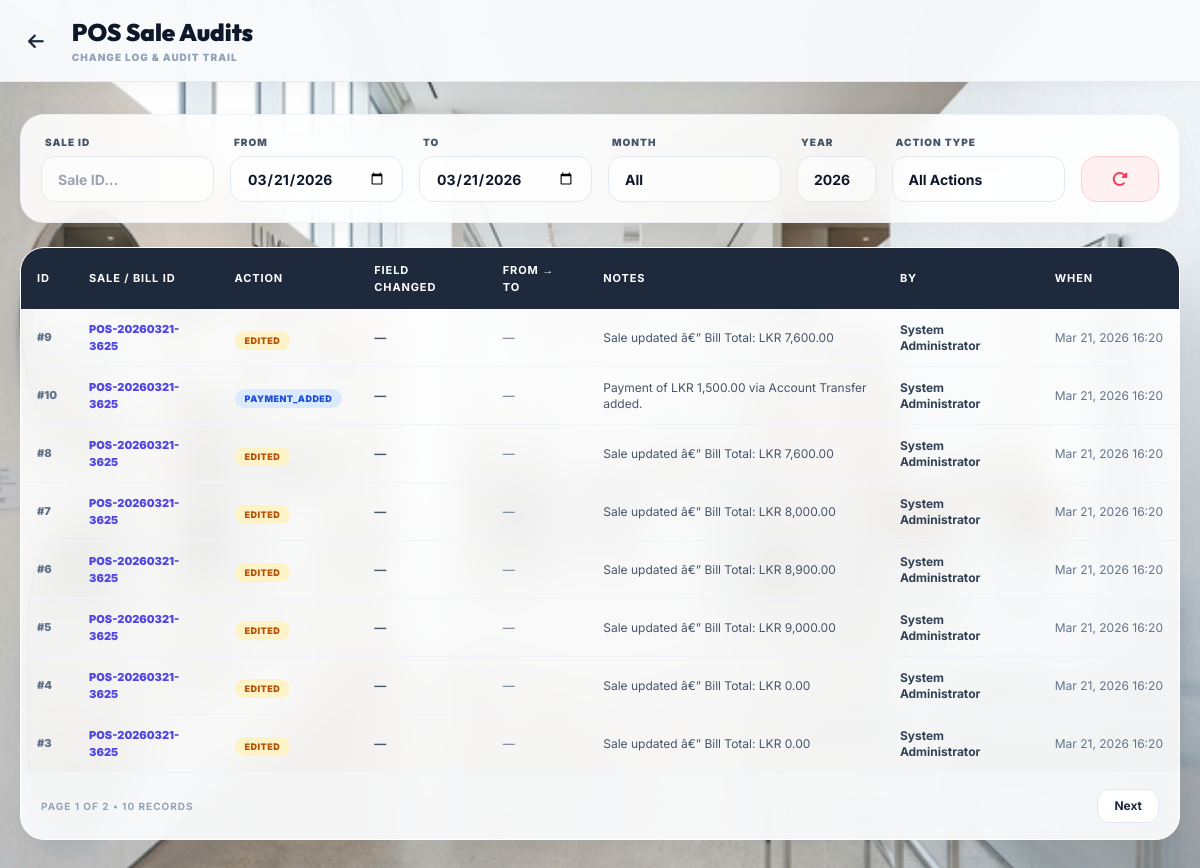
The app's page /admin/pos_sale_audits.php (signed in) with its own data.
### tables this page shows
CREATE TABLE IF NOT EXISTS pos_sale_audits (
    id INT AUTO_INCREMENT PRIMARY KEY,
    sale_id INT DEFAULT NULL,
    action_type ENUM('CREATED','EDITED','DELETED','PAYMENT_ADDED','PAYMENT_DELETED') NOT NULL,
    field_name VARCHAR(100) DEFAULT NULL,
    old_value TEXT DEFAULT NULL,
    new_value TEXT DEFAULT NULL,
    notes TEXT DEFAULT NULL,
    changed_by INT NOT NULL,
    changed_at TIMESTAMP DEFAULT CURRENT_TIMESTAMP,
    FOREIGN KEY (sale_id) REFERENCES pos_sales(id) ON DELETE SET NULL,
    FOREIGN KEY (changed_by) REFERENCES users(id)
);

CREATE TABLE IF NOT EXISTS pos_sales (
    id INT AUTO_INCREMENT PRIMARY KEY,
    bill_id VARCHAR(20) NOT NULL UNIQUE,
    sale_date DATE NOT NULL,
    customer_id INT DEFAULT NULL,
    created_by INT NOT NULL,
    subtotal DECIMAL(15, 2) DEFAULT 0.00,
    item_discount DECIMAL(15, 2) DEFAULT 0.00,
    bill_discount DECIMAL(15, 2) DEFAULT 0.00,
    bill_discount_type VARCHAR(20) DEFAULT NULL,
    grand_total DECIMAL(15, 2) DEFAULT 0.00,
    payment_method ENUM('Cash', 'Account Transfer', 'Cheque', 'Card', 'Later Payment', 'Multiple') DEFAULT 'Cash',
    payment_status ENUM('pending', 'completed') DEFAULT 'pending',
    notes TEXT DEFAULT NULL,
    created_at TIMESTAMP DEFAULT CURRENT_TIMESTAMP,
    updated_at TIMESTAMP DEFAULT CURRENT_TIMESTAMP ON UPDATE CURRENT_TIMESTAMP,
    FOREIGN KEY (customer_id) REFERENCES customers(id) ON DELETE SET NULL,
    FOREIGN KEY (created_by) REFERENCES users(id)
);

CREATE TABLE IF NOT EXISTS users (
    id INT AUTO_INCREMENT PRIMARY KEY,
    username VARCHAR(50) DEFAULT NULL UNIQUE,
    password VARCHAR(255) DEFAULT NULL,
    role ENUM('admin', 'employee') NOT NULL DEFAULT 'employee',
    full_name VARCHAR(100) NOT NULL,
    contact_number VARCHAR(15) NOT NULL,
    nic_number VARCHAR(20) DEFAULT NULL,
    address TEXT DEFAULT NULL,
    profile_pic VARCHAR(255) DEFAULT NULL,
    created_at TIMESTAMP DEFAULT CURRENT_TIMESTAMP
);

### admin/pos_sale_audits.php (the view, shortened to what this page needs)
<?php
require_once '../config.php';
$search_id  = trim($_GET['search_id'] ?? '');
$start_date = $_GET['start_date'] ?? date('Y-m-d');
$end_date   = $_GET['end_date']   ?? date('Y-m-d');
$filter_month = $_GET['filter_month'] ?? '';
$filter_year  = $_GET['filter_year']  ?? '';
$page       = max(1,(int)($_GET['page'] ?? 1));
$limit      = 8;
$offset     = ($page-1)*$limit;
$where  = [];
$params = [];
if ($filter_month && $filter_year && !$_GET['start_date']) {
    $where[] = "MONTH(psa.changed_at)=? AND YEAR(psa.changed_at)=?";
    $params[] = $filter_month; $params[] = $filter_year;
} else {
    if ($start_date) { $where[] = "DATE(psa.changed_at) >= ?"; $params[] = $start_date; }
    if ($end_date)   { $where[] = "DATE(psa.changed_at) <= ?"; $params[] = $end_date; }
}
$wc = $where ? "WHERE ".implode(" AND ",$where) : "";
$base = "SELECT psa.*, u.full_name as changed_by_name, ps.bill_id FROM pos_sale_audits psa
    JOIN users u ON psa.changed_by=u.id
    LEFT JOIN pos_sales ps ON psa.sale_id=ps.id
    $wc";
$cnt = $pdo->prepare("SELECT COUNT(*) FROM ($base) t");
$cnt->execute($params);
$total_records = (int)$cnt->fetchColumn();
$total_pages = max(1, ceil($total_records/$limit));
$audits = $pdo->prepare("$base ORDER BY psa.changed_at DESC LIMIT $limit OFFSET $offset");
$audits->execute($params);
$audits = $audits->fetchAll(PDO::FETCH_ASSOC);
?>
<!DOCTYPE html>
<html lang="en">
<head>
    <script src="https://cdn.tailwindcss.com"></script>
    <link rel="stylesheet" href="https://cdnjs.cloudflare.com/ajax/libs/font-awesome/6.4.0/css/all.min.css">
</head>
<body class="flex flex-col pb-12">
<header class="glass-header sticky top-0 z-40 py-4">
    <div class="px-5 flex items-center justify-between">
        <div class="flex items-center space-x-3 md:space-x-5">
            <a href="dashboard.php" class="text-slate-800 hover:text-cyan-600 p-2 rounded-2xl hover:bg-slate-100 transition-colors"><i class="fa-solid fa-arrow-left text-lg"></i></a>
            <div>
                <h1 class="text-xl md:text-2xl font-black text-slate-900 font-['Outfit']">POS Sale Audits</h1>
                <p class="hidden md:block text-[10px] uppercase font-black text-slate-400 tracking-widest mt-0.5">Change Log & Audit Trail</p>
            </div>
        </div>
    </div>
</header>
<main class="px-5 py-8 w-full">
    <div class="glass-card p-5 mb-6 border-slate-200/50">
        <form method="GET" id="filterForm" class="grid grid-cols-2 md:grid-cols-12 gap-4 items-end">
            <div class="col-span-2 md:col-span-2">
                <label class="text-[10px] uppercase font-black text-slate-600 mb-1.5 ml-1 block tracking-widest">Sale ID</label>
                <input type="number" name="search_id" value="<?php echo htmlspecialchars($search_id); ?>" placeholder="Sale ID..." class="input-glass w-full h-[46px]" oninput="autoSubmitAudit()">
            </div>
            <div class="md:col-span-2">
                <label class="text-[10px] uppercase font-black text-slate-600 mb-1.5 ml-1 block tracking-widest">From</label>
                <input type="date" name="start_date" value="<?php echo htmlspecialchars($start_date); ?>" class="input-glass w-full h-[46px]" onchange="this.form.submit()">
            </div>
            <div class="md:col-span-2">
                <label class="text-[10px] uppercase font-black text-slate-600 mb-1.5 ml-1 block tracking-widest">To</label>
                <input type="date" name="end_date" value="<?php echo htmlspecialchars($end_date); ?>" class="input-glass w-full h-[46px]" onchange="this.form.submit()">
            </div>
            <div class="md:col-span-2">
                <label class="text-[10px] uppercase font-black text-slate-600 mb-1.5 ml-1 block tracking-widest">Month</label>
                <select name="filter_month" class="input-glass w-full h-[46px] appearance-none cursor-pointer" onchange="this.form.submit()">
                    <option value="">All</option>
                </select>
            </div>
            <div class="md:col-span-1">
                <label class="text-[10px] uppercase font-black text-slate-600 mb-1.5 ml-1 block tracking-widest">Year</label>
                <select name="filter_year" class="input-glass w-full h-[46px] appearance-none cursor-pointer" onchange="this.form.submit()">
                    <?php for($y=date('Y');$y>=2024;$y--): ?>
                    <option value="<?php echo $y; ?>" <?php echo $filter_year==$y?'selected':''; ?>><?php echo $y; ?></option>
                    <?php endfor; ?>
                </select>
            </div>
            <div class="md:col-span-2">
                <label class="text-[10px] uppercase font-black text-slate-600 mb-1.5 ml-1 block tracking-widest">Action Type</label>
                <select name="action_type" class="input-glass w-full h-[46px] appearance-none cursor-pointer" onchange="this.form.submit()">
                    <option value="">All Actions</option>
                </select>
            </div>
            <div class="md:col-span-1">
                <a href="pos_sale_audits.php" class="w-full h-[46px] bg-rose-50 text-rose-500 rounded-2xl hover:bg-rose-100 transition-all flex items-center justify-center border border-rose-200"><i class="fa-solid fa-rotate-right"></i></a>
            </div>
        </form>
    </div>
    <div class="glass-card overflow-hidden">
        <div class="overflow-x-auto">
            <table class="w-full text-left">
                <thead>
                    <tr class="table-header">
                        <th class="px-4 py-3.5">ID</th>
                        <th class="px-4 py-3.5">Sale / Bill ID</th>
                        <th class="px-4 py-3.5">Action</th>
                        <th class="px-4 py-3.5">Field Changed</th>
                        <th class="px-4 py-3.5">From → To</th>
                        <th class="px-4 py-3.5">Notes</th>
                        <th class="px-4 py-3.5">By</th>
                        <th class="px-4 py-3.5">When</th>
                    </tr>
                </thead>
                <tbody class="divide-y divide-slate-100">
                    <?php foreach($audits as $a):
                        $ac = match($a['action_type']) {
                            'CREATED' => 'bg-emerald-100 text-emerald-700',
                            'EDITED'  => 'bg-amber-100 text-amber-700',
                            'DELETED' => 'bg-rose-100 text-rose-700',
                            'PAYMENT_ADDED' => 'bg-blue-100 text-blue-700',
                            'PAYMENT_DELETED' => 'bg-orange-100 text-orange-700',
                            default => 'bg-slate-100 text-slate-700'
                        };
                    ?>
                    <tr class="hover:bg-slate-50/50 transition-colors">
                        <td class="px-4 py-3 font-black text-slate-500 text-[11px]">#<?php echo $a['id']; ?></td>
                        <td class="px-4 py-3 font-black text-indigo-600 text-[11px]">
                            <?php if($a['bill_id']): ?>
                            <a href="pos_sales_history.php?search=<?php echo htmlspecialchars($a['bill_id']); ?>" class="hover:underline"><?php echo htmlspecialchars($a['bill_id']); ?></a>
                            <?php elseif($a['sale_id']): ?>
                            <span class="text-slate-400">#<?php echo $a['sale_id']; ?> (deleted)</span>
                            <?php else: ?><span class="text-slate-400">—</span><?php endif; ?>
                        </td>
                        <td class="px-4 py-3">
                            <span class="px-2.5 py-1 rounded-full text-[9px] font-black uppercase tracking-wider <?php echo $ac; ?>"><?php echo $a['action_type']; ?></span>
                        </td>
                        <td class="px-4 py-3 text-xs font-bold text-slate-600"><?php echo htmlspecialchars($a['field_name'] ?: '—'); ?></td>
                        <td class="px-4 py-3 text-xs text-slate-500">
                            <?php if($a['old_value'] !== null || $a['new_value'] !== null): ?>
                            <span class="text-rose-500"><?php echo htmlspecialchars($a['old_value'] ?? '∅'); ?></span>
                            <span class="text-slate-400 mx-1">→</span>
                            <span class="text-emerald-600 font-bold"><?php echo htmlspecialchars($a['new_value'] ?? '∅'); ?></span>
                            <?php else: ?>—<?php endif; ?>
                        </td>
                        <td class="px-4 py-3 text-xs text-slate-600 max-w-xs"><?php echo htmlspecialchars($a['notes'] ?: '—'); ?></td>
                        <td class="px-4 py-3 text-xs font-bold text-slate-700"><?php echo htmlspecialchars($a['changed_by_name']); ?></td>
                        <td class="px-4 py-3 text-xs text-slate-500 whitespace-nowrap"><?php echo date('M d, Y H:i',strtotime($a['changed_at'])); ?></td>
                    </tr>
                    <?php endforeach; ?>
                </tbody>
            </table>
        </div>
        <div class="px-5 py-4 bg-slate-50/50 border-t border-slate-100 flex items-center justify-between">
            <p class="text-[10px] font-bold text-slate-400 uppercase tracking-widest">Page <?php echo $page; ?> of <?php echo $total_pages; ?> &bull; <?php echo $total_records; ?> records</p>
            <div class="flex space-x-2">
                <?php if($page<$total_pages): ?><a href="?<?php echo http_build_query(array_merge($_GET,['page'=>$page+1])); ?>" class="px-4 py-2 bg-white border border-slate-200 rounded-xl text-xs font-bold hover:bg-slate-50">Next</a><?php endif; ?>
            </div>
        </div>
    </div>
</main>
</body>
</html>

### admin/pos_sale_audits.php (style rules this page uses)
body { font-family: 'Inter', sans-serif; background: url('../assests/glass_bg.png') no-repeat center center fixed; background-size: cover; color: #1e293b; min-height: 100vh; }
.glass-header { background: rgba(248,250,252,0.96); backdrop-filter: blur(20px); border-bottom: 1px solid rgba(226,232,240,0.8); box-shadow: 0 4px 20px -5px rgba(0,0,0,0.05); }
.glass-card { background: rgba(255,255,255,0.88); backdrop-filter: blur(20px); border: 1px solid white; border-radius: 24px; box-shadow: 0 10px 30px -5px rgba(0,0,0,0.04); }
.input-glass { background: rgba(255,255,255,0.6); border: 1px solid #e2e8f0; padding: 10px 16px; border-radius: 14px; outline: none; transition: all 0.3s; font-size: 14px; font-weight: 700; color: #0f172a; }
.table-header { background: #1e293b; color: white; font-size: 11px; text-transform: uppercase; letter-spacing: 0.08em; }

### records on screen
pos_sale_audits: id "9", sale.bill_id "POS-20260321-3625", action_type "EDITED", field_name "—", notes "Sale updated â€” Bill Total: LKR 7,600.00", changed_by.full_name "System Administrator", changed_at "Mar 21, 2026 16:20"
pos_sale_audits: id "10", sale.bill_id "POS-20260321-3625", action_type "PAYMENT_ADDED", field_name "—", notes "Payment of LKR 1,500.00 via Account Transfer added.", changed_by.full_name "System Administrator", changed_at "Mar 21, 2026 16:20"
pos_sale_audits: id "8", sale.bill_id "POS-20260321-3625", action_type "EDITED", field_name "—", notes "Sale updated â€” Bill Total: LKR 7,600.00", changed_by.full_name "System Administrator", changed_at "Mar 21, 2026 16:20"
pos_sale_audits: id "7", sale.bill_id "POS-20260321-3625", action_type "EDITED", field_name "—", notes "Sale updated â€” Bill Total: LKR 8,000.00", changed_by.full_name "System Administrator", changed_at "Mar 21, 2026 16:20"
pos_sale_audits: id "6", sale.bill_id "POS-20260321-3625", action_type "EDITED", field_name "—", notes "Sale updated â€” Bill Total: LKR 8,900.00", changed_by.full_name "System Administrator", changed_at "Mar 21, 2026 16:20"
pos_sale_audits: id "5", sale.bill_id "POS-20260321-3625", action_type "EDITED", field_name "—", notes "Sale updated â€” Bill Total: LKR 9,000.00", changed_by.full_name "System Administrator", changed_at "Mar 21, 2026 16:20"
pos_sale_audits: id "4", sale.bill_id "POS-20260321-3625", action_type "EDITED", field_name "—", notes "Sale updated â€” Bill Total: LKR 0.00", changed_by.full_name "System Administrator", changed_at "Mar 21, 2026 16:20"
pos_sale_audits: id "3", sale.bill_id "POS-20260321-3625", action_type "EDITED", field_name "—", notes "Sale updated â€” Bill Total: LKR 0.00", changed_by.full_name "System Administrator", changed_at "Mar 21, 2026 16:20"

### other values on screen
$page "1"
$total_pages "2"
$total_records "10"
form field filter_year "2026"
